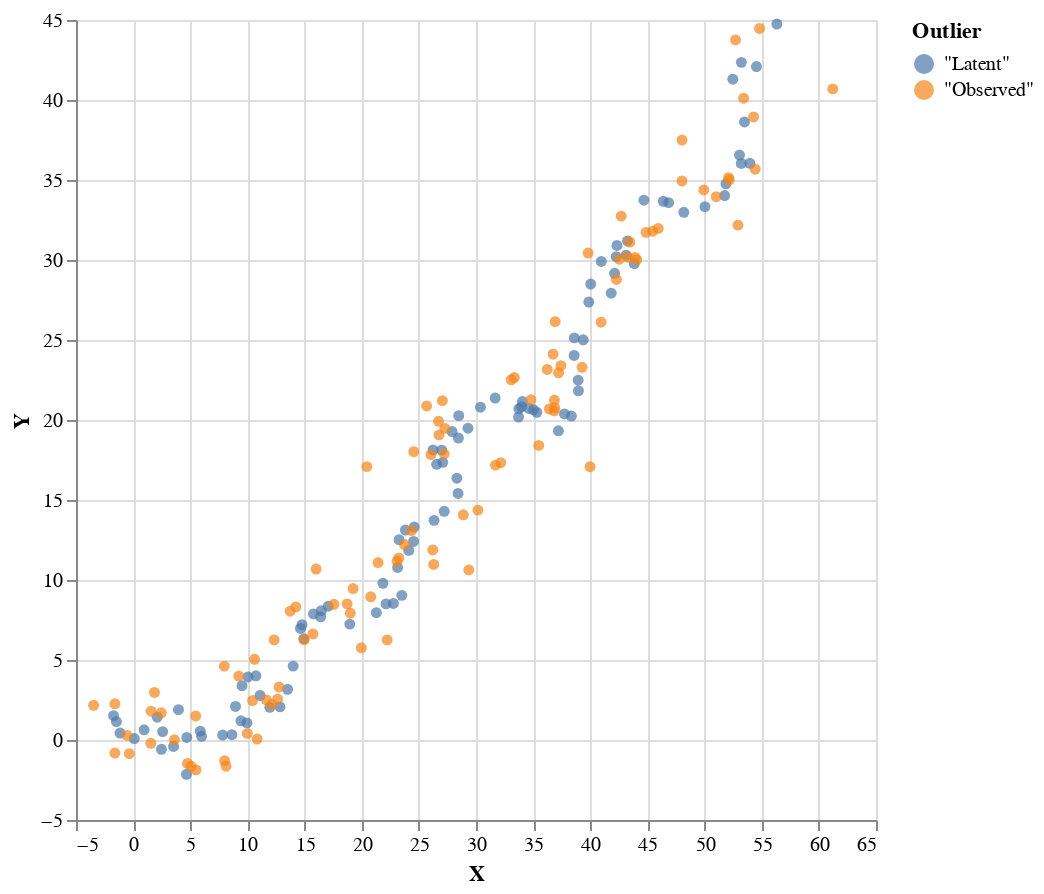

The notebook cell saved with this chart:
### Code cell
(xs, ys, xs', ys') <- sampleIOfixed $ unzip4 <$> toList observations

plotVega 
    (zip (zip (xs <> xs') (ys <> ys')) 
    (replicate 100 (T.pack "Latent") <> replicate 100 (T.pack "Observed")))

### Figure 1 — Vega-Lite specification as saved in the notebook (floating-point values rounded to 4 significant figures; data arrays with more than 128 entries replaced by an {"elided": "..."} marker saying what was removed)
{"$schema": "https://vega.github.io/schema/vega-lite/v4.json", "data": {"values": {"elided": "200 records"}}, "encoding": {"color": {"field": "Outlier"}, "x": {"field": "X", "type": "quantitative"}, "y": {"field": "Y", "type": "quantitative"}}, "height": 400, "mark": "circle", "width": 400}
